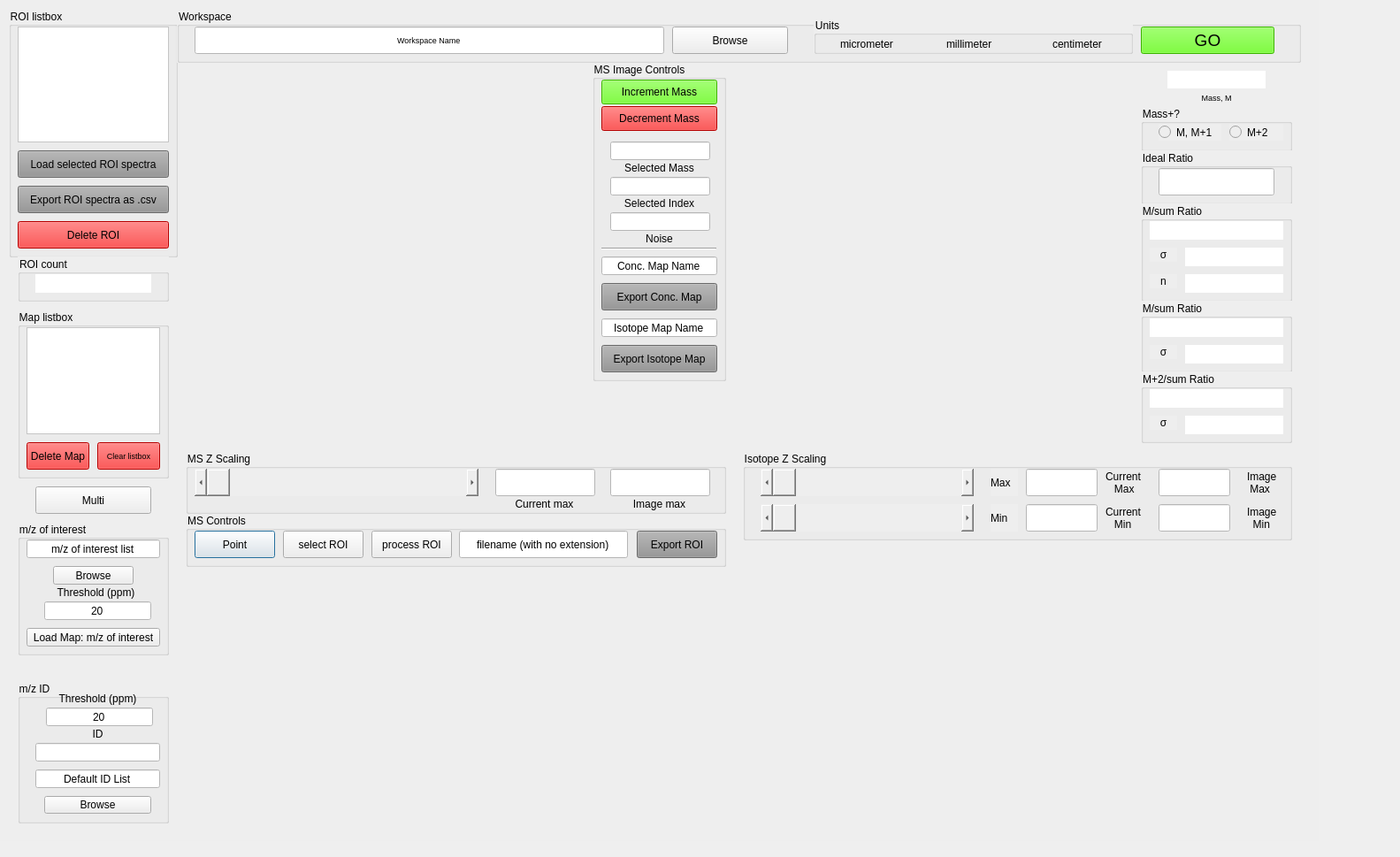
<?xml version="1.0" encoding="UTF-8"?>
<ui version="4.0">
 <class>Dialog</class>
 <widget class="QDialog" name="Dialog">
  <property name="geometry">
   <rect>
    <x>0</x>
    <y>0</y>
    <width>1583</width>
    <height>969</height>
   </rect>
  </property>
  <property name="windowTitle">
   <string>Dialog</string>
  </property>
  <widget class="QWidget" name="image_inspector" native="true">
   <property name="geometry">
    <rect>
     <x>0</x>
     <y>0</y>
     <width>1491</width>
     <height>951</height>
    </rect>
   </property>
   <property name="maximumSize">
    <size>
     <width>16777215</width>
     <height>16777215</height>
    </size>
   </property>
   <property name="font">
    <font>
     <family>Arial</family>
    </font>
   </property>
   <property name="styleSheet">
    <string notr="true">background-color: rgb(238, 238, 238);</string>
   </property>
   <widget class="QGroupBox" name="uipanel2">
    <property name="geometry">
     <rect>
      <x>210</x>
      <y>580</y>
      <width>611</width>
      <height>61</height>
     </rect>
    </property>
    <property name="font">
     <font>
      <family>Arial</family>
     </font>
    </property>
    <property name="title">
     <string>MS Controls</string>
    </property>
    <widget class="QPushButton" name="pick_point">
     <property name="geometry">
      <rect>
       <x>10</x>
       <y>20</y>
       <width>91</width>
       <height>31</height>
      </rect>
     </property>
     <property name="font">
      <font>
       <family>Arial</family>
      </font>
     </property>
     <property name="text">
      <string>Point</string>
     </property>
    </widget>
    <widget class="QPushButton" name="ROI_select">
     <property name="geometry">
      <rect>
       <x>110</x>
       <y>20</y>
       <width>91</width>
       <height>31</height>
      </rect>
     </property>
     <property name="font">
      <font>
       <family>Arial</family>
      </font>
     </property>
     <property name="text">
      <string>select ROI</string>
     </property>
    </widget>
    <widget class="QPushButton" name="exportROI">
     <property name="geometry">
      <rect>
       <x>510</x>
       <y>20</y>
       <width>91</width>
       <height>31</height>
      </rect>
     </property>
     <property name="font">
      <font>
       <family>Arial</family>
      </font>
     </property>
     <property name="styleSheet">
      <string notr="true">background-color: rgb(148, 148, 148);</string>
     </property>
     <property name="text">
      <string>Export ROI</string>
     </property>
    </widget>
    <widget class="QLineEdit" name="exportROIfilename">
     <property name="geometry">
      <rect>
       <x>309</x>
       <y>20</y>
       <width>191</width>
       <height>31</height>
      </rect>
     </property>
     <property name="font">
      <font>
       <family>Arial</family>
      </font>
     </property>
     <property name="styleSheet">
      <string notr="true">background-color: rgb(255, 255, 255);</string>
     </property>
     <property name="text">
      <string>filename (with no extension)</string>
     </property>
     <property name="alignment">
      <set>Qt::AlignCenter</set>
     </property>
    </widget>
    <widget class="QPushButton" name="ROI_process">
     <property name="geometry">
      <rect>
       <x>210</x>
       <y>20</y>
       <width>91</width>
       <height>31</height>
      </rect>
     </property>
     <property name="font">
      <font>
       <family>Arial</family>
      </font>
     </property>
     <property name="text">
      <string>process ROI</string>
     </property>
    </widget>
   </widget>
   <widget class="QGroupBox" name="uipanel1">
    <property name="geometry">
     <rect>
      <x>670</x>
      <y>70</y>
      <width>151</width>
      <height>361</height>
     </rect>
    </property>
    <property name="font">
     <font>
      <family>Arial</family>
     </font>
    </property>
    <property name="title">
     <string>MS Image Controls</string>
    </property>
    <widget class="QPushButton" name="mass_down">
     <property name="geometry">
      <rect>
       <x>10</x>
       <y>50</y>
       <width>131</width>
       <height>28</height>
      </rect>
     </property>
     <property name="font">
      <font>
       <family>Arial</family>
      </font>
     </property>
     <property name="styleSheet">
      <string notr="true">background-color: rgb(255, 0, 0);</string>
     </property>
     <property name="text">
      <string>Decrement Mass</string>
     </property>
    </widget>
    <widget class="QLineEdit" name="start">
     <property name="geometry">
      <rect>
       <x>20</x>
       <y>90</y>
       <width>113</width>
       <height>21</height>
      </rect>
     </property>
     <property name="font">
      <font>
       <family>Arial</family>
      </font>
     </property>
     <property name="styleSheet">
      <string notr="true">background-color: rgb(255, 255, 255);</string>
     </property>
     <property name="alignment">
      <set>Qt::AlignCenter</set>
     </property>
    </widget>
    <widget class="QLabel" name="text3">
     <property name="geometry">
      <rect>
       <x>20</x>
       <y>110</y>
       <width>111</width>
       <height>20</height>
      </rect>
     </property>
     <property name="font">
      <font>
       <family>Arial</family>
      </font>
     </property>
     <property name="styleSheet">
      <string notr="true">background: transparent</string>
     </property>
     <property name="text">
      <string>Selected Mass</string>
     </property>
     <property name="alignment">
      <set>Qt::AlignCenter</set>
     </property>
    </widget>
    <widget class="QLineEdit" name="msindex">
     <property name="geometry">
      <rect>
       <x>20</x>
       <y>130</y>
       <width>113</width>
       <height>21</height>
      </rect>
     </property>
     <property name="font">
      <font>
       <family>Arial</family>
      </font>
     </property>
     <property name="styleSheet">
      <string notr="true">background-color: rgb(255, 255, 255);</string>
     </property>
     <property name="alignment">
      <set>Qt::AlignCenter</set>
     </property>
    </widget>
    <widget class="QLabel" name="text4">
     <property name="geometry">
      <rect>
       <x>20</x>
       <y>150</y>
       <width>111</width>
       <height>20</height>
      </rect>
     </property>
     <property name="font">
      <font>
       <family>Arial</family>
      </font>
     </property>
     <property name="styleSheet">
      <string notr="true">background:transparent</string>
     </property>
     <property name="text">
      <string>Selected Index</string>
     </property>
     <property name="alignment">
      <set>Qt::AlignCenter</set>
     </property>
    </widget>
    <widget class="QLineEdit" name="Noise_Output_Box">
     <property name="geometry">
      <rect>
       <x>20</x>
       <y>170</y>
       <width>113</width>
       <height>21</height>
      </rect>
     </property>
     <property name="font">
      <font>
       <family>Arial</family>
      </font>
     </property>
     <property name="styleSheet">
      <string notr="true">background-color: rgb(255, 255, 255);</string>
     </property>
     <property name="alignment">
      <set>Qt::AlignCenter</set>
     </property>
    </widget>
    <widget class="QLabel" name="text48">
     <property name="geometry">
      <rect>
       <x>20</x>
       <y>190</y>
       <width>111</width>
       <height>20</height>
      </rect>
     </property>
     <property name="font">
      <font>
       <family>Arial</family>
      </font>
     </property>
     <property name="styleSheet">
      <string notr="true">background:transparent</string>
     </property>
     <property name="text">
      <string>Noise</string>
     </property>
     <property name="alignment">
      <set>Qt::AlignCenter</set>
     </property>
    </widget>
    <widget class="QPushButton" name="mass_up">
     <property name="geometry">
      <rect>
       <x>10</x>
       <y>20</y>
       <width>131</width>
       <height>28</height>
      </rect>
     </property>
     <property name="font">
      <font>
       <family>Arial</family>
      </font>
     </property>
     <property name="styleSheet">
      <string notr="true">background-color: rgb(85, 255, 0);</string>
     </property>
     <property name="text">
      <string>Increment Mass</string>
     </property>
    </widget>
    <widget class="QLineEdit" name="exportConcMapname">
     <property name="geometry">
      <rect>
       <x>10</x>
       <y>220</y>
       <width>131</width>
       <height>21</height>
      </rect>
     </property>
     <property name="font">
      <font>
       <family>Arial</family>
      </font>
     </property>
     <property name="styleSheet">
      <string notr="true">background-color: rgb(255, 255, 255);</string>
     </property>
     <property name="text">
      <string>Conc. Map Name</string>
     </property>
     <property name="alignment">
      <set>Qt::AlignCenter</set>
     </property>
    </widget>
    <widget class="QPushButton" name="exportConcMap">
     <property name="geometry">
      <rect>
       <x>10</x>
       <y>250</y>
       <width>131</width>
       <height>31</height>
      </rect>
     </property>
     <property name="font">
      <font>
       <family>Arial</family>
      </font>
     </property>
     <property name="styleSheet">
      <string notr="true">background-color: rgb(148, 148, 148);</string>
     </property>
     <property name="text">
      <string>Export Conc. Map</string>
     </property>
    </widget>
    <widget class="Line" name="line">
     <property name="geometry">
      <rect>
       <x>10</x>
       <y>210</y>
       <width>130</width>
       <height>3</height>
      </rect>
     </property>
     <property name="orientation">
      <enum>Qt::Horizontal</enum>
     </property>
    </widget>
    <widget class="QPushButton" name="exportIsotopeMap">
     <property name="geometry">
      <rect>
       <x>10</x>
       <y>320</y>
       <width>131</width>
       <height>31</height>
      </rect>
     </property>
     <property name="font">
      <font>
       <family>Arial</family>
      </font>
     </property>
     <property name="styleSheet">
      <string notr="true">background-color: rgb(148, 148, 148);</string>
     </property>
     <property name="text">
      <string>Export Isotope Map</string>
     </property>
    </widget>
    <widget class="QLineEdit" name="exportIsotopeMapname">
     <property name="geometry">
      <rect>
       <x>10</x>
       <y>290</y>
       <width>131</width>
       <height>21</height>
      </rect>
     </property>
     <property name="font">
      <font>
       <family>Arial</family>
      </font>
     </property>
     <property name="styleSheet">
      <string notr="true">background-color: rgb(255, 255, 255);</string>
     </property>
     <property name="text">
      <string>Isotope Map Name</string>
     </property>
     <property name="alignment">
      <set>Qt::AlignCenter</set>
     </property>
    </widget>
   </widget>
   <widget class="QGroupBox" name="ROI_listbox_group">
    <property name="geometry">
     <rect>
      <x>10</x>
      <y>10</y>
      <width>191</width>
      <height>281</height>
     </rect>
    </property>
    <property name="font">
     <font>
      <family>Arial</family>
     </font>
    </property>
    <property name="title">
     <string>ROI listbox</string>
    </property>
    <widget class="QPushButton" name="importROI">
     <property name="geometry">
      <rect>
       <x>10</x>
       <y>160</y>
       <width>171</width>
       <height>31</height>
      </rect>
     </property>
     <property name="font">
      <font>
       <family>Arial</family>
      </font>
     </property>
     <property name="styleSheet">
      <string notr="true">background-color: rgb(148, 148, 148);</string>
     </property>
     <property name="text">
      <string>Load selected ROI spectra</string>
     </property>
    </widget>
    <widget class="QPushButton" name="deleteROIbutton">
     <property name="geometry">
      <rect>
       <x>10</x>
       <y>240</y>
       <width>171</width>
       <height>31</height>
      </rect>
     </property>
     <property name="font">
      <font>
       <family>Arial</family>
      </font>
     </property>
     <property name="styleSheet">
      <string notr="true">background-color: rgb(255, 0, 0);</string>
     </property>
     <property name="text">
      <string>Delete ROI</string>
     </property>
    </widget>
    <widget class="QListWidget" name="ROI_listbox">
     <property name="geometry">
      <rect>
       <x>10</x>
       <y>20</y>
       <width>171</width>
       <height>131</height>
      </rect>
     </property>
     <property name="styleSheet">
      <string notr="true">background-color: rgb(255, 255, 255);</string>
     </property>
    </widget>
    <widget class="QPushButton" name="exportROI_val">
     <property name="geometry">
      <rect>
       <x>10</x>
       <y>200</y>
       <width>171</width>
       <height>31</height>
      </rect>
     </property>
     <property name="font">
      <font>
       <family>Arial</family>
      </font>
     </property>
     <property name="styleSheet">
      <string notr="true">background-color: rgb(148, 148, 148);</string>
     </property>
     <property name="text">
      <string>Export ROI spectra as .csv</string>
     </property>
    </widget>
   </widget>
   <widget class="QGroupBox" name="ROIcountbox_group">
    <property name="geometry">
     <rect>
      <x>20</x>
      <y>290</y>
      <width>171</width>
      <height>51</height>
     </rect>
    </property>
    <property name="font">
     <font>
      <family>Arial</family>
     </font>
    </property>
    <property name="title">
     <string>ROI count</string>
    </property>
    <widget class="QLabel" name="ROIcountbox">
     <property name="geometry">
      <rect>
       <x>20</x>
       <y>20</y>
       <width>131</width>
       <height>21</height>
      </rect>
     </property>
     <property name="styleSheet">
      <string notr="true">background-color: rgb(255, 255, 255);</string>
     </property>
     <property name="text">
      <string/>
     </property>
     <property name="alignment">
      <set>Qt::AlignCenter</set>
     </property>
    </widget>
   </widget>
   <widget class="QGroupBox" name="uipanel5">
    <property name="geometry">
     <rect>
      <x>200</x>
      <y>10</y>
      <width>1271</width>
      <height>61</height>
     </rect>
    </property>
    <property name="font">
     <font>
      <family>Arial</family>
     </font>
    </property>
    <property name="title">
     <string>Workspace</string>
    </property>
    <widget class="QPushButton" name="find_file">
     <property name="geometry">
      <rect>
       <x>560</x>
       <y>20</y>
       <width>131</width>
       <height>31</height>
      </rect>
     </property>
     <property name="font">
      <font>
       <family>Arial</family>
      </font>
     </property>
     <property name="text">
      <string>Browse</string>
     </property>
    </widget>
    <widget class="QGroupBox" name="Unitbuttons">
     <property name="geometry">
      <rect>
       <x>720</x>
       <y>10</y>
       <width>361</width>
       <height>41</height>
      </rect>
     </property>
     <property name="font">
      <font>
       <family>Arial</family>
      </font>
     </property>
     <property name="styleSheet">
      <string notr="true"/>
     </property>
     <property name="title">
      <string>Units</string>
     </property>
     <widget class="QRadioButton" name="micrometer">
      <property name="geometry">
       <rect>
        <x>10</x>
        <y>20</y>
        <width>108</width>
        <height>19</height>
       </rect>
      </property>
      <property name="font">
       <font>
        <family>Arial</family>
       </font>
      </property>
      <property name="styleSheet">
       <string notr="true">background:transparent</string>
      </property>
      <property name="text">
       <string>micrometer</string>
      </property>
     </widget>
     <widget class="QRadioButton" name="millimeter">
      <property name="geometry">
       <rect>
        <x>130</x>
        <y>20</y>
        <width>108</width>
        <height>19</height>
       </rect>
      </property>
      <property name="font">
       <font>
        <family>Arial</family>
       </font>
      </property>
      <property name="styleSheet">
       <string notr="true">background:transparent</string>
      </property>
      <property name="text">
       <string>millimeter</string>
      </property>
     </widget>
     <widget class="QRadioButton" name="centimeter">
      <property name="geometry">
       <rect>
        <x>250</x>
        <y>20</y>
        <width>108</width>
        <height>19</height>
       </rect>
      </property>
      <property name="font">
       <font>
        <family>Arial</family>
       </font>
      </property>
      <property name="styleSheet">
       <string notr="true">background:transparent</string>
      </property>
      <property name="text">
       <string>centimeter</string>
      </property>
     </widget>
    </widget>
    <widget class="QPushButton" name="start_cube">
     <property name="geometry">
      <rect>
       <x>1090</x>
       <y>20</y>
       <width>151</width>
       <height>31</height>
      </rect>
     </property>
     <property name="font">
      <font>
       <family>Arial</family>
       <pointsize>14</pointsize>
       <weight>9</weight>
       <italic>false</italic>
       <bold>false</bold>
      </font>
     </property>
     <property name="styleSheet">
      <string notr="true">font: 75 14pt &quot;Arial&quot;;
background-color: rgb(84, 252, 0);</string>
     </property>
     <property name="text">
      <string>GO</string>
     </property>
    </widget>
    <widget class="QLineEdit" name="wspc_name">
     <property name="geometry">
      <rect>
       <x>20</x>
       <y>20</y>
       <width>531</width>
       <height>31</height>
      </rect>
     </property>
     <property name="font">
      <font>
       <family>Arial</family>
       <pointsize>7</pointsize>
      </font>
     </property>
     <property name="styleSheet">
      <string notr="true">background-color: rgb(255, 255, 255);</string>
     </property>
     <property name="text">
      <string>Workspace Name</string>
     </property>
     <property name="alignment">
      <set>Qt::AlignCenter</set>
     </property>
    </widget>
   </widget>
   <widget class="QGroupBox" name="scaling">
    <property name="geometry">
     <rect>
      <x>210</x>
      <y>510</y>
      <width>611</width>
      <height>71</height>
     </rect>
    </property>
    <property name="font">
     <font>
      <family>Arial</family>
     </font>
    </property>
    <property name="title">
     <string>MS Z Scaling</string>
    </property>
    <widget class="QLineEdit" name="temp_max">
     <property name="geometry">
      <rect>
       <x>350</x>
       <y>20</y>
       <width>113</width>
       <height>31</height>
      </rect>
     </property>
     <property name="font">
      <font>
       <family>Arial</family>
      </font>
     </property>
     <property name="styleSheet">
      <string notr="true">background-color: rgb(255, 255, 255);</string>
     </property>
     <property name="alignment">
      <set>Qt::AlignCenter</set>
     </property>
    </widget>
    <widget class="QLineEdit" name="max_int">
     <property name="geometry">
      <rect>
       <x>480</x>
       <y>20</y>
       <width>113</width>
       <height>31</height>
      </rect>
     </property>
     <property name="font">
      <font>
       <family>Arial</family>
      </font>
     </property>
     <property name="styleSheet">
      <string notr="true">background-color: rgb(255, 255, 255);</string>
     </property>
     <property name="alignment">
      <set>Qt::AlignCenter</set>
     </property>
    </widget>
    <widget class="QLabel" name="text7">
     <property name="geometry">
      <rect>
       <x>350</x>
       <y>50</y>
       <width>111</width>
       <height>20</height>
      </rect>
     </property>
     <property name="font">
      <font>
       <family>Arial</family>
      </font>
     </property>
     <property name="styleSheet">
      <string notr="true">background:transparent</string>
     </property>
     <property name="text">
      <string>Current max</string>
     </property>
     <property name="alignment">
      <set>Qt::AlignCenter</set>
     </property>
    </widget>
    <widget class="QLabel" name="text8">
     <property name="geometry">
      <rect>
       <x>480</x>
       <y>50</y>
       <width>111</width>
       <height>20</height>
      </rect>
     </property>
     <property name="font">
      <font>
       <family>Arial</family>
      </font>
     </property>
     <property name="styleSheet">
      <string notr="true">background:transparent</string>
     </property>
     <property name="text">
      <string>Image max</string>
     </property>
     <property name="alignment">
      <set>Qt::AlignCenter</set>
     </property>
    </widget>
    <widget class="QScrollBar" name="zmax">
     <property name="geometry">
      <rect>
       <x>10</x>
       <y>20</y>
       <width>321</width>
       <height>31</height>
      </rect>
     </property>
     <property name="cursor">
      <cursorShape>ArrowCursor</cursorShape>
     </property>
     <property name="orientation">
      <enum>Qt::Horizontal</enum>
     </property>
     <property name="invertedAppearance">
      <bool>false</bool>
     </property>
     <property name="invertedControls">
      <bool>true</bool>
     </property>
    </widget>
   </widget>
   <widget class="QLabel" name="massbox">
    <property name="geometry">
     <rect>
      <x>1320</x>
      <y>80</y>
      <width>111</width>
      <height>21</height>
     </rect>
    </property>
    <property name="font">
     <font>
      <family>Arial</family>
     </font>
    </property>
    <property name="styleSheet">
     <string notr="true">background-color:rgb(255, 255, 255)</string>
    </property>
    <property name="text">
     <string/>
    </property>
    <property name="alignment">
     <set>Qt::AlignCenter</set>
    </property>
   </widget>
   <widget class="QLabel" name="masswords">
    <property name="geometry">
     <rect>
      <x>1320</x>
      <y>100</y>
      <width>111</width>
      <height>20</height>
     </rect>
    </property>
    <property name="font">
     <font>
      <family>Arial</family>
      <pointsize>7</pointsize>
      <weight>50</weight>
      <italic>false</italic>
      <bold>false</bold>
     </font>
    </property>
    <property name="styleSheet">
     <string notr="true">font: 7pt &quot;Arial&quot;;</string>
    </property>
    <property name="text">
     <string>Mass, M</string>
    </property>
    <property name="alignment">
     <set>Qt::AlignCenter</set>
    </property>
   </widget>
   <widget class="QGroupBox" name="Massbuttons">
    <property name="geometry">
     <rect>
      <x>1290</x>
      <y>120</y>
      <width>171</width>
      <height>51</height>
     </rect>
    </property>
    <property name="font">
     <font>
      <family>Arial</family>
     </font>
    </property>
    <property name="title">
     <string>Mass+?</string>
    </property>
    <widget class="QRadioButton" name="massplusone">
     <property name="geometry">
      <rect>
       <x>20</x>
       <y>20</y>
       <width>71</width>
       <height>19</height>
      </rect>
     </property>
     <property name="font">
      <font>
       <family>Arial</family>
      </font>
     </property>
     <property name="text">
      <string>M, M+1</string>
     </property>
    </widget>
    <widget class="QRadioButton" name="massplustwo">
     <property name="geometry">
      <rect>
       <x>100</x>
       <y>20</y>
       <width>61</width>
       <height>19</height>
      </rect>
     </property>
     <property name="font">
      <font>
       <family>Arial</family>
      </font>
     </property>
     <property name="text">
      <string>M+2</string>
     </property>
    </widget>
   </widget>
   <widget class="QGroupBox" name="idealratiopanel">
    <property name="geometry">
     <rect>
      <x>1290</x>
      <y>170</y>
      <width>171</width>
      <height>61</height>
     </rect>
    </property>
    <property name="font">
     <font>
      <family>Arial</family>
     </font>
    </property>
    <property name="title">
     <string>Ideal Ratio</string>
    </property>
    <widget class="QLineEdit" name="ideal_ratio">
     <property name="geometry">
      <rect>
       <x>20</x>
       <y>20</y>
       <width>131</width>
       <height>31</height>
      </rect>
     </property>
     <property name="font">
      <font>
       <family>Arial</family>
      </font>
     </property>
     <property name="styleSheet">
      <string notr="true">background-color: rgb(255, 255, 255);</string>
     </property>
     <property name="alignment">
      <set>Qt::AlignCenter</set>
     </property>
    </widget>
   </widget>
   <widget class="QGroupBox" name="isotoperatiopanel">
    <property name="geometry">
     <rect>
      <x>1290</x>
      <y>230</y>
      <width>171</width>
      <height>111</height>
     </rect>
    </property>
    <property name="font">
     <font>
      <family>Arial</family>
     </font>
    </property>
    <property name="title">
     <string>M/sum Ratio</string>
    </property>
    <widget class="QLabel" name="Msumratio">
     <property name="geometry">
      <rect>
       <x>10</x>
       <y>20</y>
       <width>151</width>
       <height>21</height>
      </rect>
     </property>
     <property name="font">
      <font>
       <family>Arial</family>
      </font>
     </property>
     <property name="styleSheet">
      <string notr="true">background-color:rgb(255, 255, 255)</string>
     </property>
     <property name="text">
      <string/>
     </property>
     <property name="alignment">
      <set>Qt::AlignCenter</set>
     </property>
    </widget>
    <widget class="QLabel" name="Msumstandard_error">
     <property name="geometry">
      <rect>
       <x>50</x>
       <y>50</y>
       <width>111</width>
       <height>21</height>
      </rect>
     </property>
     <property name="font">
      <font>
       <family>Arial</family>
      </font>
     </property>
     <property name="styleSheet">
      <string notr="true">background-color:rgb(255, 255, 255)</string>
     </property>
     <property name="text">
      <string/>
     </property>
     <property name="alignment">
      <set>Qt::AlignCenter</set>
     </property>
    </widget>
    <widget class="QLabel" name="numberpoints">
     <property name="geometry">
      <rect>
       <x>50</x>
       <y>80</y>
       <width>111</width>
       <height>21</height>
      </rect>
     </property>
     <property name="font">
      <font>
       <family>Arial</family>
      </font>
     </property>
     <property name="styleSheet">
      <string notr="true">background-color:rgb(255, 255, 255)</string>
     </property>
     <property name="text">
      <string/>
     </property>
     <property name="alignment">
      <set>Qt::AlignCenter</set>
     </property>
    </widget>
    <widget class="QLabel" name="plusminustext">
     <property name="geometry">
      <rect>
       <x>10</x>
       <y>50</y>
       <width>31</width>
       <height>16</height>
      </rect>
     </property>
     <property name="font">
      <font>
       <family>Arial</family>
      </font>
     </property>
     <property name="text">
      <string>σ</string>
     </property>
     <property name="alignment">
      <set>Qt::AlignCenter</set>
     </property>
    </widget>
    <widget class="QLabel" name="text34">
     <property name="geometry">
      <rect>
       <x>10</x>
       <y>80</y>
       <width>31</width>
       <height>16</height>
      </rect>
     </property>
     <property name="font">
      <font>
       <family>Arial</family>
      </font>
     </property>
     <property name="text">
      <string>n</string>
     </property>
     <property name="alignment">
      <set>Qt::AlignCenter</set>
     </property>
    </widget>
   </widget>
   <widget class="QGroupBox" name="uipanel14">
    <property name="geometry">
     <rect>
      <x>1290</x>
      <y>340</y>
      <width>171</width>
      <height>81</height>
     </rect>
    </property>
    <property name="font">
     <font>
      <family>Arial</family>
     </font>
    </property>
    <property name="title">
     <string>M/sum Ratio</string>
    </property>
    <widget class="QLabel" name="Mplusonesumratio">
     <property name="geometry">
      <rect>
       <x>10</x>
       <y>20</y>
       <width>151</width>
       <height>21</height>
      </rect>
     </property>
     <property name="font">
      <font>
       <family>Arial</family>
      </font>
     </property>
     <property name="styleSheet">
      <string notr="true">background-color:rgb(255, 255, 255)</string>
     </property>
     <property name="text">
      <string/>
     </property>
     <property name="alignment">
      <set>Qt::AlignCenter</set>
     </property>
    </widget>
    <widget class="QLabel" name="Mplusonesumstandard_error">
     <property name="geometry">
      <rect>
       <x>50</x>
       <y>50</y>
       <width>111</width>
       <height>21</height>
      </rect>
     </property>
     <property name="font">
      <font>
       <family>Arial</family>
      </font>
     </property>
     <property name="styleSheet">
      <string notr="true">background-color:rgb(255, 255, 255)</string>
     </property>
     <property name="text">
      <string/>
     </property>
     <property name="alignment">
      <set>Qt::AlignCenter</set>
     </property>
    </widget>
    <widget class="QLabel" name="text40">
     <property name="geometry">
      <rect>
       <x>10</x>
       <y>50</y>
       <width>31</width>
       <height>16</height>
      </rect>
     </property>
     <property name="font">
      <font>
       <family>Arial</family>
      </font>
     </property>
     <property name="text">
      <string>σ</string>
     </property>
     <property name="alignment">
      <set>Qt::AlignCenter</set>
     </property>
    </widget>
   </widget>
   <widget class="QGroupBox" name="uipanel17">
    <property name="geometry">
     <rect>
      <x>1290</x>
      <y>420</y>
      <width>171</width>
      <height>81</height>
     </rect>
    </property>
    <property name="font">
     <font>
      <family>Arial</family>
     </font>
    </property>
    <property name="title">
     <string>M+2/sum Ratio</string>
    </property>
    <widget class="QLabel" name="Mplustwosumratio">
     <property name="geometry">
      <rect>
       <x>10</x>
       <y>20</y>
       <width>151</width>
       <height>21</height>
      </rect>
     </property>
     <property name="font">
      <font>
       <family>Arial</family>
      </font>
     </property>
     <property name="styleSheet">
      <string notr="true">background-color:rgb(255, 255, 255)</string>
     </property>
     <property name="text">
      <string/>
     </property>
     <property name="alignment">
      <set>Qt::AlignCenter</set>
     </property>
    </widget>
    <widget class="QLabel" name="Mplustwosumstandard_error">
     <property name="geometry">
      <rect>
       <x>50</x>
       <y>50</y>
       <width>111</width>
       <height>21</height>
      </rect>
     </property>
     <property name="font">
      <font>
       <family>Arial</family>
      </font>
     </property>
     <property name="styleSheet">
      <string notr="true">background-color:rgb(255, 255, 255)</string>
     </property>
     <property name="text">
      <string/>
     </property>
     <property name="alignment">
      <set>Qt::AlignCenter</set>
     </property>
    </widget>
    <widget class="QLabel" name="text43">
     <property name="geometry">
      <rect>
       <x>10</x>
       <y>50</y>
       <width>31</width>
       <height>16</height>
      </rect>
     </property>
     <property name="font">
      <font>
       <family>Arial</family>
      </font>
     </property>
     <property name="text">
      <string>σ</string>
     </property>
     <property name="alignment">
      <set>Qt::AlignCenter</set>
     </property>
    </widget>
   </widget>
   <widget class="QGroupBox" name="uipanel9">
    <property name="geometry">
     <rect>
      <x>840</x>
      <y>510</y>
      <width>621</width>
      <height>101</height>
     </rect>
    </property>
    <property name="font">
     <font>
      <family>Arial</family>
     </font>
    </property>
    <property name="title">
     <string>Isotope Z Scaling</string>
    </property>
    <widget class="QLabel" name="text23">
     <property name="geometry">
      <rect>
       <x>280</x>
       <y>20</y>
       <width>31</width>
       <height>31</height>
      </rect>
     </property>
     <property name="font">
      <font>
       <family>Arial</family>
      </font>
     </property>
     <property name="text">
      <string>Max</string>
     </property>
    </widget>
    <widget class="QLabel" name="text24">
     <property name="geometry">
      <rect>
       <x>280</x>
       <y>60</y>
       <width>31</width>
       <height>31</height>
      </rect>
     </property>
     <property name="font">
      <font>
       <family>Arial</family>
      </font>
     </property>
     <property name="text">
      <string>Min</string>
     </property>
    </widget>
    <widget class="QLineEdit" name="max_iso">
     <property name="geometry">
      <rect>
       <x>320</x>
       <y>20</y>
       <width>81</width>
       <height>31</height>
      </rect>
     </property>
     <property name="font">
      <font>
       <family>Arial</family>
      </font>
     </property>
     <property name="styleSheet">
      <string notr="true">background-color: rgb(255, 255, 255);</string>
     </property>
     <property name="alignment">
      <set>Qt::AlignCenter</set>
     </property>
    </widget>
    <widget class="QLineEdit" name="min_iso">
     <property name="geometry">
      <rect>
       <x>320</x>
       <y>60</y>
       <width>81</width>
       <height>31</height>
      </rect>
     </property>
     <property name="font">
      <font>
       <family>Arial</family>
      </font>
     </property>
     <property name="styleSheet">
      <string notr="true">background-color: rgb(255, 255, 255);</string>
     </property>
     <property name="alignment">
      <set>Qt::AlignCenter</set>
     </property>
    </widget>
    <widget class="QLineEdit" name="max_int_iso">
     <property name="geometry">
      <rect>
       <x>470</x>
       <y>20</y>
       <width>81</width>
       <height>31</height>
      </rect>
     </property>
     <property name="font">
      <font>
       <family>Arial</family>
      </font>
     </property>
     <property name="styleSheet">
      <string notr="true">background-color: rgb(255, 255, 255);</string>
     </property>
     <property name="alignment">
      <set>Qt::AlignCenter</set>
     </property>
    </widget>
    <widget class="QLineEdit" name="min_int_iso">
     <property name="geometry">
      <rect>
       <x>470</x>
       <y>60</y>
       <width>81</width>
       <height>31</height>
      </rect>
     </property>
     <property name="font">
      <font>
       <family>Arial</family>
      </font>
     </property>
     <property name="styleSheet">
      <string notr="true">background-color: rgb(255, 255, 255);</string>
     </property>
     <property name="alignment">
      <set>Qt::AlignCenter</set>
     </property>
    </widget>
    <widget class="QLabel" name="text25">
     <property name="geometry">
      <rect>
       <x>570</x>
       <y>20</y>
       <width>41</width>
       <height>31</height>
      </rect>
     </property>
     <property name="font">
      <font>
       <family>Arial</family>
      </font>
     </property>
     <property name="styleSheet">
      <string notr="true">background:transparent</string>
     </property>
     <property name="text">
      <string>Image
 Max</string>
     </property>
    </widget>
    <widget class="QLabel" name="text10">
     <property name="geometry">
      <rect>
       <x>410</x>
       <y>20</y>
       <width>51</width>
       <height>31</height>
      </rect>
     </property>
     <property name="font">
      <font>
       <family>Arial</family>
      </font>
     </property>
     <property name="styleSheet">
      <string notr="true">background:transparent</string>
     </property>
     <property name="text">
      <string>Current
   Max</string>
     </property>
    </widget>
    <widget class="QLabel" name="text26">
     <property name="geometry">
      <rect>
       <x>410</x>
       <y>60</y>
       <width>51</width>
       <height>31</height>
      </rect>
     </property>
     <property name="font">
      <font>
       <family>Arial</family>
      </font>
     </property>
     <property name="styleSheet">
      <string notr="true">background:transparent</string>
     </property>
     <property name="text">
      <string>Current
   Min</string>
     </property>
    </widget>
    <widget class="QLabel" name="text27">
     <property name="geometry">
      <rect>
       <x>570</x>
       <y>60</y>
       <width>41</width>
       <height>31</height>
      </rect>
     </property>
     <property name="font">
      <font>
       <family>Arial</family>
      </font>
     </property>
     <property name="styleSheet">
      <string notr="true">background:transparent</string>
     </property>
     <property name="text">
      <string>Image
  Min</string>
     </property>
    </widget>
    <widget class="QScrollBar" name="zmax_isotope">
     <property name="geometry">
      <rect>
       <x>20</x>
       <y>20</y>
       <width>241</width>
       <height>31</height>
      </rect>
     </property>
     <property name="orientation">
      <enum>Qt::Horizontal</enum>
     </property>
    </widget>
    <widget class="QScrollBar" name="zmin_isotope">
     <property name="geometry">
      <rect>
       <x>20</x>
       <y>60</y>
       <width>241</width>
       <height>31</height>
      </rect>
     </property>
     <property name="orientation">
      <enum>Qt::Horizontal</enum>
     </property>
    </widget>
   </widget>
   <widget class="QWidget" name="verticalLayoutWidget">
    <property name="geometry">
     <rect>
      <x>210</x>
      <y>80</y>
      <width>441</width>
      <height>421</height>
     </rect>
    </property>
    <layout class="QVBoxLayout" name="plot_con"/>
   </widget>
   <widget class="QWidget" name="verticalLayoutWidget_2">
    <property name="geometry">
     <rect>
      <x>840</x>
      <y>80</y>
      <width>441</width>
      <height>421</height>
     </rect>
    </property>
    <layout class="QVBoxLayout" name="plot_kin"/>
   </widget>
   <widget class="QWidget" name="verticalLayoutWidget_3">
    <property name="geometry">
     <rect>
      <x>200</x>
      <y>650</y>
      <width>1261</width>
      <height>281</height>
     </rect>
    </property>
    <layout class="QVBoxLayout" name="plot_spectra"/>
   </widget>
   <widget class="QGroupBox" name="uipanel1_2">
    <property name="geometry">
     <rect>
      <x>20</x>
      <y>770</y>
      <width>171</width>
      <height>161</height>
     </rect>
    </property>
    <property name="font">
     <font>
      <family>Arial</family>
     </font>
    </property>
    <property name="title">
     <string>m/z ID</string>
    </property>
    <widget class="QLabel" name="text3_2">
     <property name="geometry">
      <rect>
       <x>30</x>
       <y>10</y>
       <width>121</width>
       <height>20</height>
      </rect>
     </property>
     <property name="font">
      <font>
       <family>Arial</family>
      </font>
     </property>
     <property name="styleSheet">
      <string notr="true">background: transparent</string>
     </property>
     <property name="text">
      <string>Threshold (ppm)</string>
     </property>
     <property name="alignment">
      <set>Qt::AlignCenter</set>
     </property>
    </widget>
    <widget class="QLineEdit" name="pick_IDthreshold">
     <property name="geometry">
      <rect>
       <x>32</x>
       <y>30</y>
       <width>121</width>
       <height>21</height>
      </rect>
     </property>
     <property name="font">
      <font>
       <family>Arial</family>
      </font>
     </property>
     <property name="styleSheet">
      <string notr="true">background-color: rgb(255, 255, 255);</string>
     </property>
     <property name="text">
      <string>20</string>
     </property>
     <property name="alignment">
      <set>Qt::AlignCenter</set>
     </property>
    </widget>
    <widget class="QLabel" name="text4_2">
     <property name="geometry">
      <rect>
       <x>30</x>
       <y>50</y>
       <width>121</width>
       <height>20</height>
      </rect>
     </property>
     <property name="font">
      <font>
       <family>Arial</family>
      </font>
     </property>
     <property name="styleSheet">
      <string notr="true">background:transparent</string>
     </property>
     <property name="text">
      <string>ID</string>
     </property>
     <property name="alignment">
      <set>Qt::AlignCenter</set>
     </property>
    </widget>
    <widget class="QLineEdit" name="ID_Output_Box">
     <property name="geometry">
      <rect>
       <x>20</x>
       <y>70</y>
       <width>141</width>
       <height>21</height>
      </rect>
     </property>
     <property name="font">
      <font>
       <family>Arial</family>
      </font>
     </property>
     <property name="styleSheet">
      <string notr="true">background-color: rgb(255, 255, 255);</string>
     </property>
     <property name="alignment">
      <set>Qt::AlignCenter</set>
     </property>
    </widget>
    <widget class="QPushButton" name="find_IDlist">
     <property name="geometry">
      <rect>
       <x>30</x>
       <y>130</y>
       <width>121</width>
       <height>20</height>
      </rect>
     </property>
     <property name="font">
      <font>
       <family>Arial</family>
      </font>
     </property>
     <property name="text">
      <string>Browse</string>
     </property>
    </widget>
    <widget class="QLineEdit" name="IDlist_name">
     <property name="geometry">
      <rect>
       <x>20</x>
       <y>100</y>
       <width>141</width>
       <height>21</height>
      </rect>
     </property>
     <property name="font">
      <font>
       <family>Arial</family>
      </font>
     </property>
     <property name="styleSheet">
      <string notr="true">background-color: rgb(255, 255, 255);</string>
     </property>
     <property name="text">
      <string>Default ID List</string>
     </property>
     <property name="alignment">
      <set>Qt::AlignCenter</set>
     </property>
    </widget>
   </widget>
   <widget class="QPushButton" name="multiMW">
    <property name="geometry">
     <rect>
      <x>40</x>
      <y>550</y>
      <width>131</width>
      <height>31</height>
     </rect>
    </property>
    <property name="font">
     <font>
      <family>Arial</family>
     </font>
    </property>
    <property name="text">
     <string>Multi</string>
    </property>
   </widget>
   <widget class="QGroupBox" name="Map_listbox_group">
    <property name="geometry">
     <rect>
      <x>20</x>
      <y>350</y>
      <width>171</width>
      <height>191</height>
     </rect>
    </property>
    <property name="font">
     <font>
      <family>Arial</family>
     </font>
    </property>
    <property name="title">
     <string>Map listbox</string>
    </property>
    <widget class="QListWidget" name="Map_listbox">
     <property name="geometry">
      <rect>
       <x>10</x>
       <y>20</y>
       <width>151</width>
       <height>121</height>
      </rect>
     </property>
     <property name="styleSheet">
      <string notr="true">background-color: rgb(255, 255, 255);</string>
     </property>
    </widget>
    <widget class="QPushButton" name="deleteMapbutton">
     <property name="geometry">
      <rect>
       <x>10</x>
       <y>150</y>
       <width>71</width>
       <height>31</height>
      </rect>
     </property>
     <property name="font">
      <font>
       <family>Arial</family>
      </font>
     </property>
     <property name="styleSheet">
      <string notr="true">background-color: rgb(255, 0, 0);</string>
     </property>
     <property name="text">
      <string>Delete Map</string>
     </property>
    </widget>
    <widget class="QPushButton" name="clearMapListboxbutton">
     <property name="geometry">
      <rect>
       <x>90</x>
       <y>150</y>
       <width>71</width>
       <height>31</height>
      </rect>
     </property>
     <property name="font">
      <font>
       <family>Arial</family>
       <pointsize>7</pointsize>
      </font>
     </property>
     <property name="styleSheet">
      <string notr="true">background-color: rgb(255, 0, 0);</string>
     </property>
     <property name="text">
      <string>Clear listbox</string>
     </property>
    </widget>
   </widget>
   <widget class="QGroupBox" name="mzOI_listbox_group">
    <property name="geometry">
     <rect>
      <x>20</x>
      <y>590</y>
      <width>171</width>
      <height>151</height>
     </rect>
    </property>
    <property name="font">
     <font>
      <family>Arial</family>
     </font>
    </property>
    <property name="title">
     <string>m/z of interest</string>
    </property>
    <widget class="QLineEdit" name="mzOI_listname">
     <property name="geometry">
      <rect>
       <x>10</x>
       <y>20</y>
       <width>151</width>
       <height>21</height>
      </rect>
     </property>
     <property name="font">
      <font>
       <family>Arial</family>
      </font>
     </property>
     <property name="styleSheet">
      <string notr="true">background-color: rgb(255, 255, 255);</string>
     </property>
     <property name="text">
      <string>m/z of interest list</string>
     </property>
     <property name="alignment">
      <set>Qt::AlignCenter</set>
     </property>
    </widget>
    <widget class="QPushButton" name="find_file_mzOI">
     <property name="geometry">
      <rect>
       <x>40</x>
       <y>50</y>
       <width>91</width>
       <height>21</height>
      </rect>
     </property>
     <property name="font">
      <font>
       <family>Arial</family>
      </font>
     </property>
     <property name="text">
      <string>Browse</string>
     </property>
    </widget>
    <widget class="QPushButton" name="extract_Map_mzOI">
     <property name="geometry">
      <rect>
       <x>10</x>
       <y>120</y>
       <width>151</width>
       <height>21</height>
      </rect>
     </property>
     <property name="font">
      <font>
       <family>Arial</family>
      </font>
     </property>
     <property name="text">
      <string>Load Map: m/z of interest</string>
     </property>
    </widget>
    <widget class="QLabel" name="text3_3">
     <property name="geometry">
      <rect>
       <x>28</x>
       <y>70</y>
       <width>121</width>
       <height>20</height>
      </rect>
     </property>
     <property name="font">
      <font>
       <family>Arial</family>
      </font>
     </property>
     <property name="styleSheet">
      <string notr="true">background: transparent</string>
     </property>
     <property name="text">
      <string>Threshold (ppm)</string>
     </property>
     <property name="alignment">
      <set>Qt::AlignCenter</set>
     </property>
    </widget>
    <widget class="QLineEdit" name="pick_mzthreshold">
     <property name="geometry">
      <rect>
       <x>30</x>
       <y>90</y>
       <width>121</width>
       <height>21</height>
      </rect>
     </property>
     <property name="font">
      <font>
       <family>Arial</family>
      </font>
     </property>
     <property name="styleSheet">
      <string notr="true">background-color: rgb(255, 255, 255);</string>
     </property>
     <property name="text">
      <string>20</string>
     </property>
     <property name="alignment">
      <set>Qt::AlignCenter</set>
     </property>
    </widget>
   </widget>
  </widget>
 </widget>
 <resources/>
 <connections/>
</ui>
